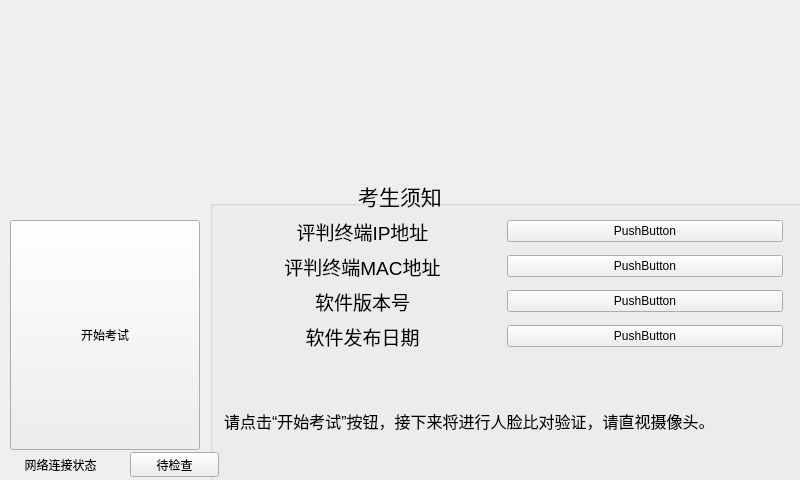
<?xml version="1.0" encoding="UTF-8"?>
<ui version="4.0">
 <class>xuzhi</class>
 <widget class="QWidget" name="xuzhi">
  <property name="geometry">
   <rect>
    <x>0</x>
    <y>0</y>
    <width>800</width>
    <height>480</height>
   </rect>
  </property>
  <property name="windowTitle">
   <string>xuzhi</string>
  </property>
  <widget class="QLabel" name="label">
   <property name="geometry">
    <rect>
     <x>10</x>
     <y>10</y>
     <width>780</width>
     <height>160</height>
    </rect>
   </property>
   <property name="text">
    <string>&lt;html&gt;&lt;head/&gt;&lt;body&gt;&lt;p&gt;&lt;img src=&quot;:/qrc/logo.png&quot;/&gt;&lt;/p&gt;&lt;/body&gt;&lt;/html&gt;</string>
   </property>
  </widget>
  <widget class="QPushButton" name="button1">
   <property name="geometry">
    <rect>
     <x>10</x>
     <y>220</y>
     <width>190</width>
     <height>230</height>
    </rect>
   </property>
   <property name="styleSheet">
    <string notr="true">font: 75 24pt &quot;Tlwg Mono&quot;;</string>
   </property>
   <property name="text">
    <string>开始考试</string>
   </property>
  </widget>
  <widget class="QLabel" name="label_7">
   <property name="geometry">
    <rect>
     <x>10</x>
     <y>180</y>
     <width>780</width>
     <height>30</height>
    </rect>
   </property>
   <property name="text">
    <string>&lt;html&gt;&lt;head/&gt;&lt;body&gt;&lt;p align=&quot;center&quot;&gt;&lt;span style=&quot; font-size:16pt;&quot;&gt;考生须知&lt;/span&gt;&lt;/p&gt;&lt;/body&gt;&lt;/html&gt;</string>
   </property>
  </widget>
  <widget class="QLabel" name="label_8">
   <property name="geometry">
    <rect>
     <x>10</x>
     <y>450</y>
     <width>101</width>
     <height>30</height>
    </rect>
   </property>
   <property name="text">
    <string>&lt;html&gt;&lt;head/&gt;&lt;body&gt;&lt;p align=&quot;center&quot;&gt;网络连接状态&lt;/p&gt;&lt;/body&gt;&lt;/html&gt;</string>
   </property>
  </widget>
  <widget class="QPushButton" name="button2">
   <property name="geometry">
    <rect>
     <x>130</x>
     <y>452</y>
     <width>89</width>
     <height>25</height>
    </rect>
   </property>
   <property name="text">
    <string>待检查</string>
   </property>
  </widget>
  <widget class="QGroupBox" name="groupBox">
   <property name="geometry">
    <rect>
     <x>210</x>
     <y>200</y>
     <width>870</width>
     <height>300</height>
    </rect>
   </property>
   <layout class="QGridLayout" name="gridLayout">
    <item row="3" column="0">
     <widget class="QLabel" name="label_5">
      <property name="text">
       <string>&lt;html&gt;&lt;head/&gt;&lt;body&gt;&lt;p align=&quot;center&quot;&gt;&lt;span style=&quot; font-size:14pt;&quot;&gt;软件发布日期&lt;/span&gt;&lt;/p&gt;&lt;/body&gt;&lt;/html&gt;</string>
      </property>
     </widget>
    </item>
    <item row="2" column="0">
     <widget class="QLabel" name="label_4">
      <property name="text">
       <string>&lt;html&gt;&lt;head/&gt;&lt;body&gt;&lt;p align=&quot;center&quot;&gt;&lt;span style=&quot; font-size:14pt;&quot;&gt;软件版本号&lt;/span&gt;&lt;/p&gt;&lt;/body&gt;&lt;/html&gt;</string>
      </property>
     </widget>
    </item>
    <item row="1" column="0">
     <widget class="QLabel" name="label_3">
      <property name="text">
       <string>&lt;html&gt;&lt;head/&gt;&lt;body&gt;&lt;p align=&quot;center&quot;&gt;&lt;span style=&quot; font-size:14pt;&quot;&gt;评判终端MAC地址&lt;/span&gt;&lt;/p&gt;&lt;/body&gt;&lt;/html&gt;</string>
      </property>
     </widget>
    </item>
    <item row="0" column="0">
     <widget class="QLabel" name="label_2">
      <property name="text">
       <string>&lt;html&gt;&lt;head/&gt;&lt;body&gt;&lt;p align=&quot;center&quot;&gt;&lt;span style=&quot; font-size:14pt;&quot;&gt;评判终端IP地址&lt;/span&gt;&lt;/p&gt;&lt;/body&gt;&lt;/html&gt;</string>
      </property>
     </widget>
    </item>
    <item row="4" column="0" colspan="3">
     <widget class="QLabel" name="label_6">
      <property name="text">
       <string>&lt;html&gt;&lt;head/&gt;&lt;body&gt;&lt;p&gt;&lt;span style=&quot; font-size:12pt;&quot;&gt;请点击“开始考试”按钮，接下来将进行人脸比对验证，请直视摄像头。&lt;/span&gt;&lt;/p&gt;&lt;/body&gt;&lt;/html&gt;</string>
      </property>
     </widget>
    </item>
    <item row="3" column="1">
     <widget class="QPushButton" name="button6">
      <property name="text">
       <string>PushButton</string>
      </property>
     </widget>
    </item>
    <item row="2" column="1">
     <widget class="QPushButton" name="button5">
      <property name="text">
       <string>PushButton</string>
      </property>
     </widget>
    </item>
    <item row="1" column="1">
     <widget class="QPushButton" name="button4">
      <property name="text">
       <string>PushButton</string>
      </property>
     </widget>
    </item>
    <item row="0" column="1">
     <widget class="QPushButton" name="button3">
      <property name="text">
       <string>PushButton</string>
      </property>
     </widget>
    </item>
   </layout>
  </widget>
  <zorder>groupBox</zorder>
  <zorder>label</zorder>
  <zorder>button1</zorder>
  <zorder>label_7</zorder>
  <zorder>label_8</zorder>
  <zorder>button2</zorder>
 </widget>
 <layoutdefault spacing="6" margin="11"/>
 <resources/>
 <connections/>
</ui>
